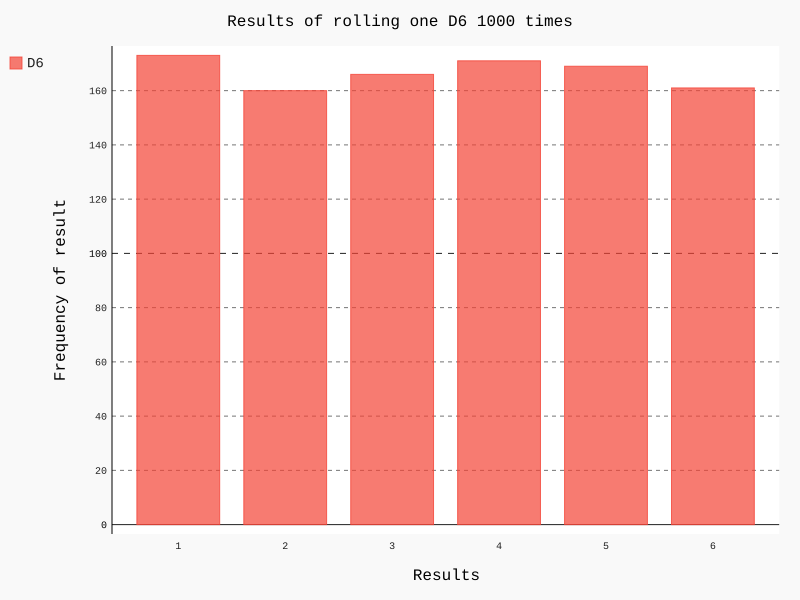

This chart was generated by the following Python code:
from die import Die
import pygal

die = Die()

results = []

for roll_num in range(1000):
    result = die.roll()
    results.append(result)

#分析
frequencies = []
for value in range(1,die.num_sides+1):
    frequency = results.count(value)
    frequencies.append(frequency)

#可视化
hist = pygal.Bar()
hist.title = "Results of rolling one D6 1000 times"
hist.x_labels = ['1','2','3','4','5','6']
hist.x_title = "Results"
hist.y_title = "Frequency of result"

hist.add("D6",frequencies)
hist.render_to_file('die_visual.svg')
